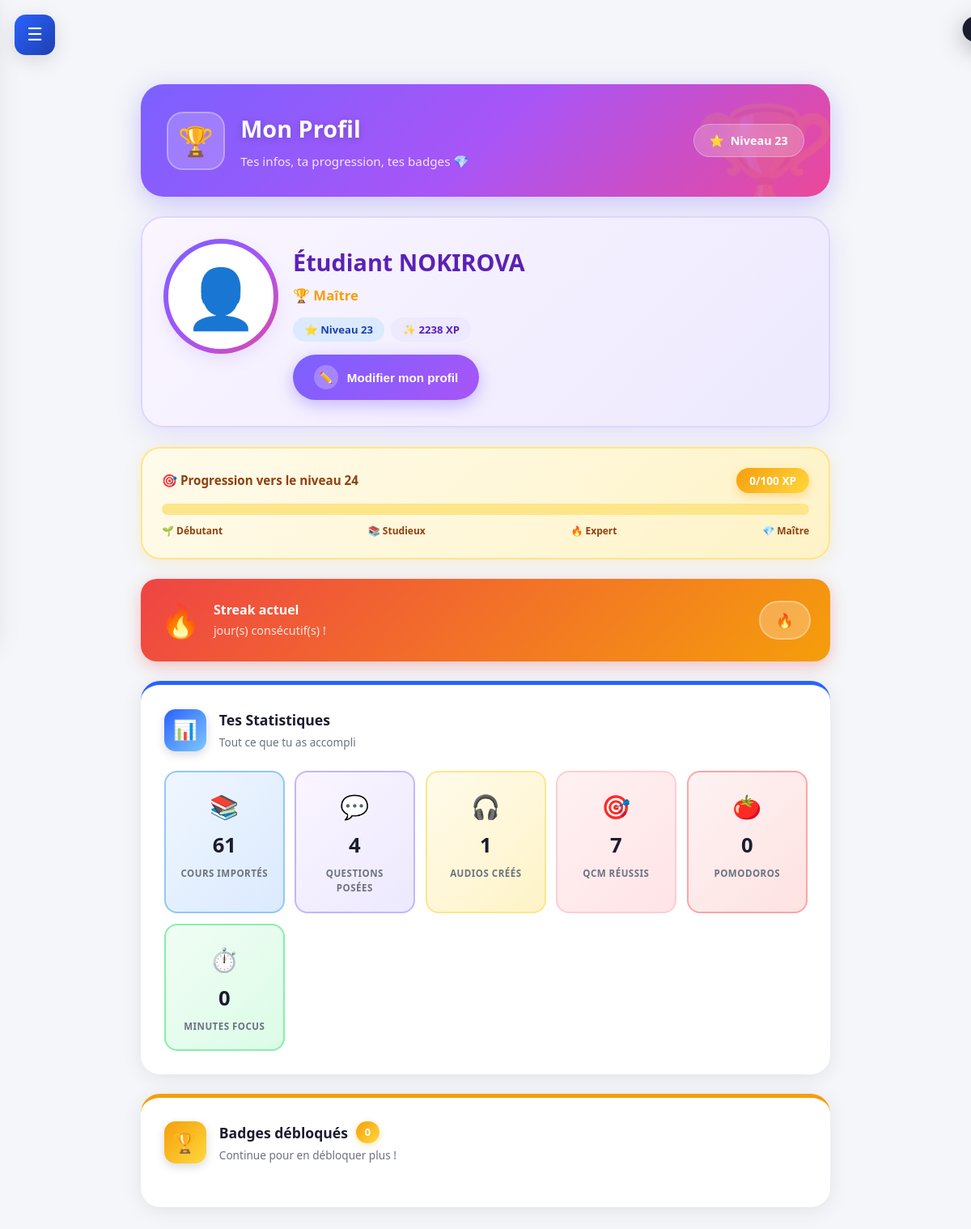
The page /profil on the database its author committed.
### tables this page shows
CREATE TABLE utilisateur (
            id INTEGER PRIMARY KEY,
            xp INTEGER DEFAULT 0,
            niveau INTEGER DEFAULT 1,
            streak INTEGER DEFAULT 0,
            derniere_connexion DATE,
            qcm_reussis INTEGER DEFAULT 0,
            qcm_rates INTEGER DEFAULT 0,
            cours_importes INTEGER DEFAULT 0,
            audios_crees INTEGER DEFAULT 0,
            questions_posees INTEGER DEFAULT 0
        );

### web/app.py (the view)
@app.route('/profil')
def page_profil_v2():
    stats = get_stats_safe()
    try:
        import profil_manager as pm
        profil = pm.charger_profil()
    except Exception:
        profil = {}
    try:
        titre_niveau = db.get_niveau_titre(stats.get('niveau', 1))
    except Exception:
        titre_niveau = '🌱 Apprenti'
    return render_template('profil.html', page_active='profil',
                           stats=stats, profil=profil,
                           titre_niveau=titre_niveau,
                           nom_cours=session_data.get('nom_cours'))

### db/base.py (called while the page is built)
def set_user(user_id: str):
    if user_id and len(user_id) > 3:
        _current_user.user_id = user_id
    else:
        _current_user.user_id = None

def get_user():
    return getattr(_current_user, 'user_id', None)

def get_db_file():
    user_id = get_user()
    if user_id:
        safe_id = "".join(c for c in user_id if c.isalnum() or c == '_')[:50]
        return os.path.join(DB_FOLDER, f"nokirova_{safe_id}.db")
    return DB_DEFAULT

def get_connexion():
    db_file = get_db_file()
    if not os.path.exists(db_file):
        _init_db_file(db_file)
    return sqlite3.connect(db_file)

### db/preferences.py (called while the page is built)
def init_table_preferences():
    try:
        conn = sqlite3.connect(DB_FILE)
        c = conn.cursor()
        c.execute("""
            CREATE TABLE IF NOT EXISTS preferences (
                cle TEXT PRIMARY KEY,
                valeur TEXT NOT NULL
            )
        """)
        conn.commit()
        conn.close()
    except Exception as e:
        print(f"⚠️ init preferences : {e}")

def charger_preference(cle: str, defaut: str = "") -> str:
    try:
        init_table_preferences()
        conn = sqlite3.connect(DB_FILE)
        c = conn.cursor()
        c.execute(
            "SELECT valeur FROM preferences WHERE cle = ?", (cle,))
        row = c.fetchone()
        conn.close()
        return row[0] if row else defaut
    except Exception as e:
        print(f"⚠️ charger_preference : {e}")
        return defaut

### db/stats.py (called while the page is built, shortened)
def get_stats():
    conn = get_connexion()
    cur = conn.cursor()
    cur.execute("SELECT * FROM utilisateur WHERE id = 1")
    stats = cur.fetchone()
    conn.close()
    return {
        "xp": stats[1],
        "niveau": stats[2],
        "streak": stats[3],
        "derniere_connexion": stats[4],
        "qcm_reussis": stats[5],
        "qcm_rates": stats[6],
        "cours_importes": stats[7],
        "audios_crees": stats[8],
        "questions_posees": stats[9]
    }

def get_niveau_titre(niveau: int) -> str:
    if niveau < 3:
        return "🌱 Apprenti"
    elif niveau < 5:
        return "📖 Étudiant"
    elif niveau < 10:
        return "🎓 Studieux"
    elif niveau < 20:
        return "⭐ Expert"
    elif niveau < 30:
        return "🏆 Maître"
    else:
        return "👑 Légende"

### web/app.py (called while the page is built)
@app.before_request
def detecter_utilisateur():
    from db.base import set_user
    user_id = request.headers.get('X-User-Id')
    if not user_id:
        user_id = request.cookies.get('nokirova_user_id')
    set_user(user_id)

### web/templates/profil.html (shortened to what this page needs)
{% extends "base.html" %}
{% block contenu %}
<div id="toast" style="
  position:fixed; top:20px; right:20px; z-index:9999;
  background:#1A1D2E; color:white; padding:1rem 1.5rem;
  border-radius:16px; font-weight:600; font-size:0.95rem;
  box-shadow:0 8px 30px rgba(0,0,0,0.3);
  transform:translateX(120%); transition:transform 0.4s cubic-bezier(0.175,0.885,0.32,1.275);
  display:flex; align-items:center; gap:0.8rem; max-width:320px;
"></div>
<div class="prf-container">
  <div class="prf-header">
    <div class="prf-header-bg-emoji">🏆</div>
    <div class="prf-header-icon">🏆</div>
    <div class="prf-header-text">
      <h1 class="prf-header-title">Mon Profil</h1>
      <p class="prf-header-sub">Tes infos, ta progression, tes badges 💎</p>
    </div>
    <div class="prf-header-badge">
      <span>⭐</span>
      Niveau {{ stats.niveau }}
    </div>
  </div>
  <div class="prf-top-card">
    <div class="prf-photo-wrap">
      <div class="prf-photo" id="profil-photo">👤</div>
    </div>
    <div class="prf-infos">
      <h2 id="profil-nom" class="prf-nom">
        {{ profil.nom_complet or 'Étudiant NOKIROVA' }}
      </h2>
      <div class="prf-titre-niveau">
        {{ titre_niveau or '🌱 Apprenti' }}
      </div>
      <div class="prf-meta-row">
        <span class="prf-meta-pill prf-meta-bleu">
          ⭐ Niveau {{ stats.niveau }}
        </span>
        <span class="prf-meta-pill prf-meta-violet">
          ✨ {{ stats.xp }} XP
        </span>
      </div>
      <button onclick="ouvrirForm()" class="prf-btn-modifier">
        <span class="prf-btn-circle">✏️</span>
        <span>Modifier mon profil</span>
      </button>
    </div>
  </div>
  <div class="prf-xp-card">
    <div class="prf-xp-header">
      <span class="prf-xp-label">🎯 Progression vers le niveau {{ stats.niveau + 1 }}</span>
      <span class="prf-xp-val" id="xp-text">0/100 XP</span>
    </div>
    <div class="prf-xp-bar-wrap">
    </div>
    <div class="prf-xp-milestones">
      <span>🌱 Débutant</span>
      <span>📚 Studieux</span>
      <span>🔥 Expert</span>
      <span>💎 Maître</span>
    </div>
  </div>
  <div class="prf-streak-card">
    <div class="prf-streak-icon">🔥</div>
    <div class="prf-streak-text">
      <strong>Streak actuel</strong>
      <span>{{ stats.streak_jours }} jour(s) consécutif(s) !</span>
    </div>
    <div class="prf-streak-badge">{{ stats.streak_jours }}🔥</div>
  </div>
  <div class="prf-card prf-card-bleu">
    <div class="prf-card-header">
      <div class="prf-card-icon" style="background:linear-gradient(135deg,#2962FF,#7EC8FF);">
        📊
      </div>
      <div>
        <h3 class="prf-card-title">Tes Statistiques</h3>
        <p class="prf-card-sub">Tout ce que tu as accompli</p>
      </div>
    </div>
    <div class="prf-stats-grid">
      <div class="prf-stat-item prf-stat-bleu">
        <span class="prf-stat-emoji">📚</span>
        <strong class="prf-stat-val">{{ stats.cours_importes }}</strong>
        <span class="prf-stat-label">Cours importés</span>
      </div>
      <div class="prf-stat-item prf-stat-violet">
        <span class="prf-stat-emoji">💬</span>
        <strong class="prf-stat-val">{{ stats.questions_posees or 0 }}</strong>
        <span class="prf-stat-label">Questions posées</span>
      </div>
      <div class="prf-stat-item prf-stat-orange">
        <span class="prf-stat-emoji">🎧</span>
        <strong class="prf-stat-val">{{ stats.audios_crees or 0 }}</strong>
        <span class="prf-stat-label">Audios créés</span>
      </div>
      <div class="prf-stat-item prf-stat-rose">
        <span class="prf-stat-emoji">🎯</span>
        <strong class="prf-stat-val">{{ stats.qcm_reussis or 0 }}</strong>
        <span class="prf-stat-label">QCM réussis</span>
      </div>
      <div class="prf-stat-item prf-stat-rouge">
        <span class="prf-stat-emoji">🍅</span>
        <strong class="prf-stat-val" id="nb-pomo">0</strong>
        <span class="prf-stat-label">Pomodoros</span>
      </div>
      <div class="prf-stat-item prf-stat-vert">
        <span class="prf-stat-emoji">⏱️</span>
        <strong class="prf-stat-val" id="min-pomo">0</strong>
        <span class="prf-stat-label">Minutes focus</span>
      </div>
    </div>
  </div>
  <div class="prf-card prf-card-or">
    <div class="prf-card-header">
      <div class="prf-card-icon" style="background:linear-gradient(135deg,#F59E0B,#FFD93D);">
        🏆
      </div>
      <div>
        <h3 class="prf-card-title">
          Badges débloqués
          <span class="prf-badge-count" id="nb-badges">0</span>
        </h3>
        <p class="prf-card-sub">Continue pour en débloquer plus !</p>
      </div>
    </div>
  </div>
</div>
{% endblock %}

### web/static/css/style.css (style rules this page uses)
:root { --vert-printemps: #7ED321; --vert-emeraude: #00C853; --jaune-soleil: #FFD93D; --jaune-clair: #FFE66D; --bleu-royal: #2962FF; --bleu-ciel: #4FC3F7; --rose-sakura: #FF6B9D; --rose-clair: #FFC9DE; --violet-premium: #7B61FF; --violet-lavande: #A855F7; --orange-dore: #F59E0B; --orange-vif: #FF7043; --rouge-corail: #FF5252; --cyan-frais: #26C6DA; --indigo: #5C6BC0; --turquoise: #1ABC9C; --blanc: #FFFFFF; --bg-app: #F4F6F9; --bg-carte: #FFFFFF; --bg-sidebar: #FFFFFF; --txt-principal: #1A1D2E; --txt-doux: #6B7280; --gris-leger: #E5E7EB; --primaire: #7ED321; --primaire-foncee: #5BA819; --ombre-douce: 0 4px 15px rgba(0,0,0,0.08); --ombre-medium: 0 6px 25px rgba(0,0,0,0.12); --ombre-forte: 0 10px 35px rgba(0,0,0,0.18); --rayon: 18px; --rayon-sm: 12px; --rayon-lg: 28px; --rayon-pill: 50px; }
html[data-theme="ocean"] { --primaire:#2962FF; --primaire-foncee:#1E40AF; }
html[data-taille="petit"] body { font-size: 0.88rem; }
* { margin: 0; padding: 0; box-sizing: border-box; }
body { font-family: 'Segoe UI', -apple-system, BlinkMacSystemFont, 'SF Pro Display', sans-serif; background: var(--bg-app); color: var(--txt-principal); line-height: 1.6; overflow-x: hidden; }

### rows shown on the page
utilisateur: niveau "23", xp "2238", stats.niveau+1 "24", cours_importes "61", questions_posees "4", audios_crees "1", qcm_reussis "7"

### other values the page prints
{{ profil.nom_complet or 'Étudiant NOKIROVA' }} "Étudiant NOKIROVA"
{{ titre_niveau or '🌱 Apprenti' }} "🏆 Maître"
